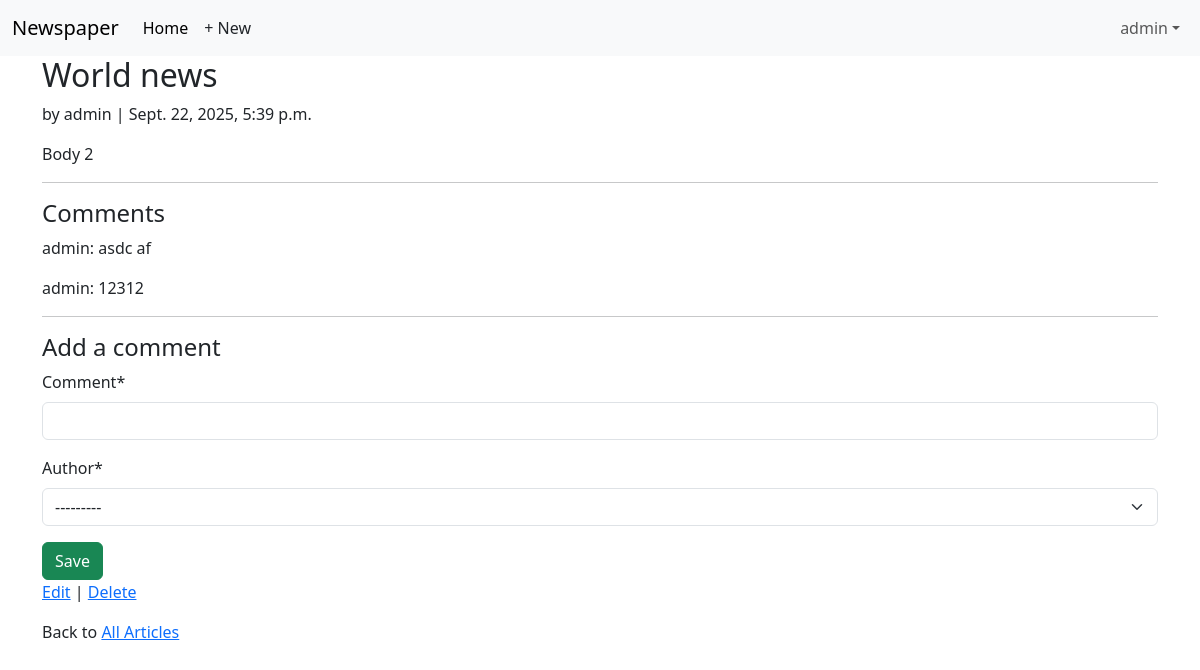
The app's page /articles/2/ (signed in) with its own data.
### accounts/models.py (models this page shows)
class CustomUser(AbstractUser):
    age = models.PositiveIntegerField(null=True, blank=True)

### articles/models.py (models this page shows, shortened)
class Article(models.Model):
    title = models.CharField(max_length=255)
    body = models.TextField()
    date = models.DateTimeField(auto_now_add=True)
    author = models.ForeignKey(
        settings.AUTH_USER_MODEL, on_delete=models.CASCADE)

class Comment(models.Model):
    article = models.ForeignKey(Article, on_delete=models.CASCADE)
    author = models.ForeignKey(
        settings.AUTH_USER_MODEL, on_delete=models.CASCADE)
    comment = models.CharField(max_length=140)
    def __str__(self):
        return self.comment

### articles/views.py (the view, shortened to what this page needs)
# urls.py: path('<int:pk>/', ArticleDetailView.as_view(), name='article_detail'),
class ArticleDetailView(LoginRequiredMixin, View):
    def get(self, request, *args, **kwargs):
        view = CommentGet.as_view()
        return view(request, *args, **kwargs)

### articles/forms.py
class CommentForm(forms.ModelForm):
    class Meta:
        model = Comment
        fields = ["comment", "author"]

### articles/views.py (called while the page is built)
    def get_context_data(self, **kwargs):
        context = super().get_context_data(**kwargs)
        context['form'] = CommentForm()
        return context

### templates/article_detail.html (shortened to what this page needs)
{% extends "base.html" %}
{% load crispy_forms_tags %}
{% block content %}
    <div class="article-entry">
        <h2>{{ object.title }}</h2>
        <p>by {{ object.author }} | {{ object.date }}</p>
        <p>{{ object.body }}</p>
    </div>
    <hr>
    <h4>Comments</h4>
    {% for comment in article.comment_set.all %}<p>{{ comment.author }}: {{ comment }}</p>{% endfor %}
    <hr>
    <h4>Add a comment</h4>
    <form method="post">
        {{ form|crispy }}
        <button type="submit" class="btn btn-success ml-2">Save</button>
    </form>
    <p>
        <a href="{% url 'article_edit' article.pk %}">Edit</a> |
        <a href="{% url 'article_delete' article.pk %}">Delete</a>
    </p>
    <p>
        Back to <a href="{% url 'article_list' %}">All Articles</a>
    </p>
{% endblock content %}

### templates/base.html (shortened to what this page needs)
<!DOCTYPE html>
<html>
  <head>
    <link href="https://cdn.jsdelivr.net/npm/bootstrap@5.3.3/dist/css/bootstrap.min.css"
          rel="stylesheet"
>
  </head>
  <body>
    <nav class="navbar navbar-expand-lg bg-body-tertiary">
      <div class="container-fluid">
        <a class="navbar-brand" href="{% url 'home' %}">Newspaper</a>
        <div class="collapse navbar-collapse" id="navbarSupportedContent">
          <ul class="navbar-nav me-auto mb-2 mb-lg-0">
            <li class="nav-item">
              <a class="nav-link active"
                 aria-current="page"
                 href="{% url 'article_list' %}">Home</a>
            </li>
            {% if user.is_authenticated %}
              <li>
                <a href="{% url 'article_new' %}" class="nav-link px-2 link-dark">+ New</a>
              </li>
            </ul>
            <div class="mr-auto">
              <ul class="navbar-nav">
                <li class="nav-item dropdown">
                  <a class="nav-link dropdown-toggle"
                     href="#"
                     role="button"
                     data-bs-toggle="dropdown"
                     aria-expanded="false">{{ user.username }}</a>
                </li>
          {% endif %}
        </div>
      </div>
    </nav>
    <main>
      <div class="container">
        {% block content %}
        {% endblock content %}
      </div>
    </main>
  </body>
</html>

### records on screen
CustomUser: username "admin"
Article: title "World news", author "admin", date "Sept. 22, 2025, 5:39 p.m.", body "Body 2"
Comment: author "admin", comment "asdc af"
Comment: author "admin", comment "12312"
